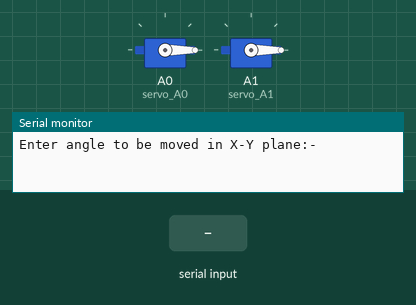
This sketch was run on a simulated Arduino Uno, built with avr-gcc and run on an emulated ATmega328P. Shown: 2 × servo, the last lines printed to the serial monitor. Inputs (shaded band) come from the test bench.

Above: at 1.3 s.
1.4 s: "90,45\n" received over Serial
At 1.55 s:
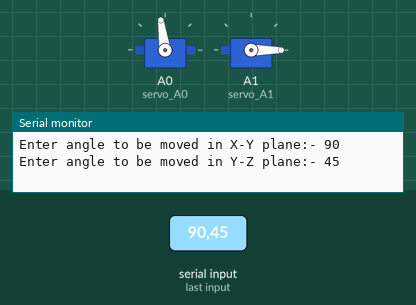
At 4.2 s:
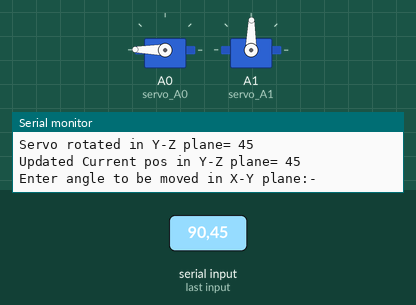
4.4 s: "30,150\n" received over Serial
At 6.0 s:
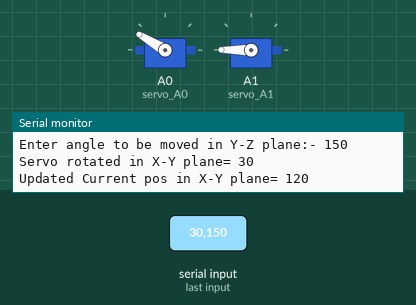
Timing chart, 0 to 7.5 s (numbered marks = the images above; inputs shaded):
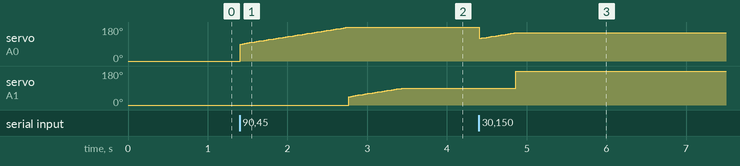

The sketch:

MagicView_src.ino
```cpp
// C++ code
//
#include <Servo.h>
Servo servo_A0;
Servo servo_A1;
//for x plane
long int angle=0,current_pos=0,final_pos=0;
//for z plane
long int angle_z=0,cpz=0,fpz=0;
void setup()
{
  servo_A0.attach(A0);
  servo_A1.attach(A1);
  servo_A0.write(0);
  servo_A1.write(0);
  Serial.begin(9600);
  delay(100);
}

void loop()
{
  delay(10); // Delay a little bit to improve simulation performance
  angle=read_values_x();
  angle_z=read_values_z();
  current_pos=update_pos(angle,current_pos,final_pos);
  cpz=update_pos_z(angle_z,cpz,fpz);
}

int read_values_x()
{
  while(Serial.read()>=0);// flush garbage values
  //Function to read angle value
  Serial.print("\n");
  Serial.print("Enter angle to be moved in X-Y plane:- ");
  while(!Serial.available());
  angle=Serial.parseInt();
  Serial.println(angle);
  return angle;
}

int update_pos(int angle,int current_pos,int final_pos)
{
  if(current_pos>180)
  {
    current_pos=current_pos%180;
    final_pos=current_pos+angle;
    current_pos=final_pos;
  }
  else if(current_pos+angle>180)
  {
    angle=180-current_pos;
    final_pos=current_pos+angle;
    current_pos=final_pos;
  }
  else
  {
  final_pos=current_pos+angle;
  current_pos=final_pos;
  }
  rotate_servo_x(angle,current_pos);
  Serial.print("\nServo rotated in X-Y plane= ");
  Serial.print(angle);
  Serial.print("\nUpdated Current pos in X-Y plane= ");
  Serial.print(current_pos);
  Serial.print("\n");
  return current_pos;
}

void rotate_servo_x(int angle,int current_pos)
{
  if(angle>=0)
  {
  for(int i=current_pos;i<angle+current_pos;i++)
  {
    servo_A0.write(i);
    delay(15);
  }
  }
  else
  {
    for(int i=current_pos;i>=current_pos+angle;i--)
  {
    servo_A0.write(i);
    delay(15);
  }
  }
}

int read_values_z()
{
  while(Serial.read()>=0);// flush garbage values
  //Function to read angle value
  Serial.print("Enter angle to be moved in Y-Z plane:- ");
  while(!Serial.available());
  angle_z=Serial.parseInt();
  Serial.println(angle_z);
  return angle_z;
}

int update_pos_z(int angle_z,int cpz,int fpz)
{
  if(cpz>180)
  {
    cpz=cpz%180;
    fpz=cpz+angle_z;
    cpz=fpz;
  }
  else if(cpz+angle_z>180)
  {
    angle_z=180-cpz;
    fpz=cpz+angle_z;
    cpz=fpz;
  }
  else
  {
  fpz=cpz+angle_z;
  cpz=fpz;
  }
  rotate_servo_z(angle_z,cpz);
  Serial.print("\nServo rotated in Y-Z plane= ");
  Serial.print(angle_z);
  Serial.print("\nUpdated Current pos in Y-Z plane= ");
  Serial.print(cpz);
  Serial.print("\n");
  return cpz;
}
void rotate_servo_z(int angle_z,int cpz)
{
  if(angle_z>=0)
  {
  for(int i=cpz;i<angle_z+cpz;i++)
  {
    servo_A1.write(i);
    delay(15);
  }
  }
  else
  {
    for(int i=cpz;i>=cpz+angle_z;i--)
  {
    servo_A1.write(i);
    delay(15);
  }
  }
}
```

Measured:
- after the input at 1.4 s, servo on A0 (servo_A0): moves from 0° to 179° over 1.4 s, starting at once; servo on A1 (servo_A1): moves from 0° to 89° over 0.66 s, starting after 1.4 s
- after the input at 4.4 s, servo on A1 (servo_A1): 89° → 180° after 0.47 s
